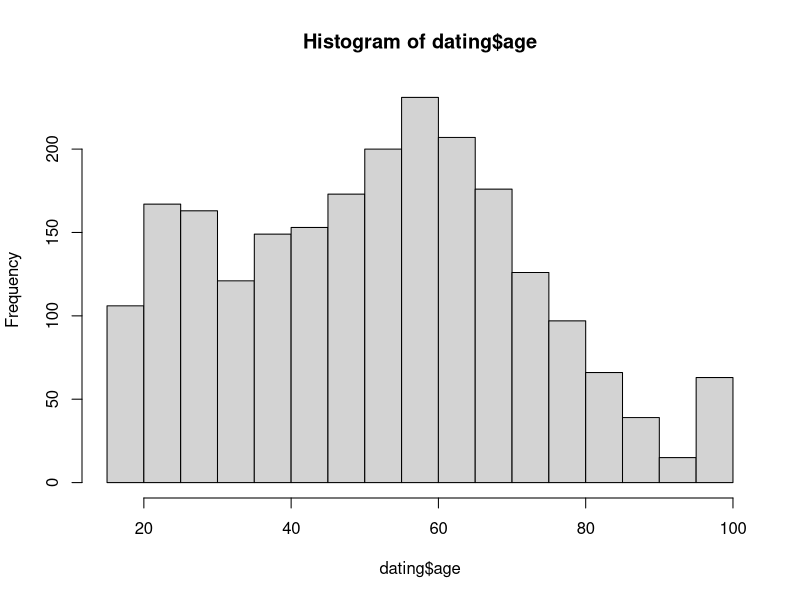

The R source for this figure: (Note: this script raises an error after producing the figure.)
## ---- chunk 1
knitr::opts_chunk$set(echo = TRUE)
## ---- chunk 2
setwd("~/Desktop/MIDS/209/assg2")
dating = read.csv("Dating.csv")
summary(dating)
hist(dating$age)
hist(as.numeric(dating$looking_for_partner))
cor(dating$age,as.numeric(dating$looking_for_partner))

summary(as.numeric(dating$age) - as.numeric(dating$years_in_relationship))
